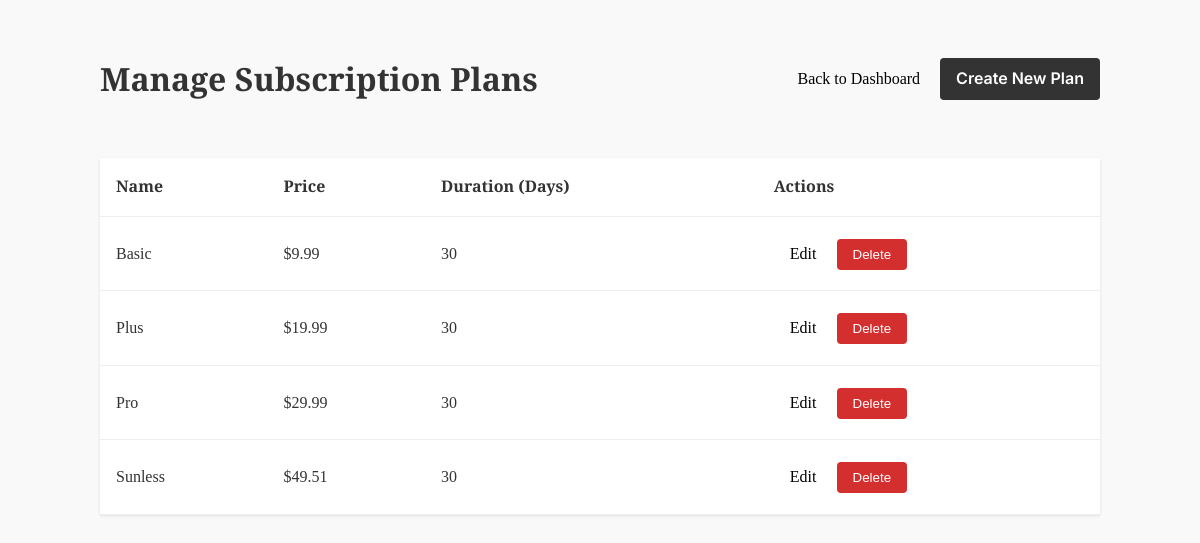
/index.php?page=admin_plans (signed in), run on an earlier commit of the app's database.
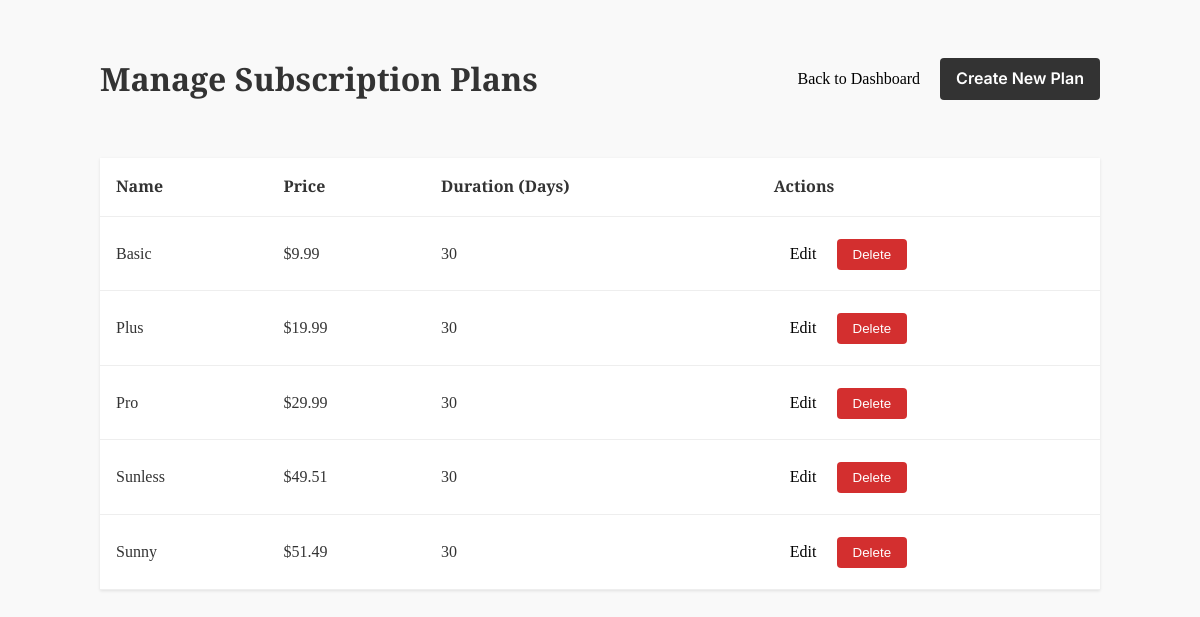
And on a later commit of the database.
### tables this page shows
CREATE TABLE `plans` (
  `id` int NOT NULL AUTO_INCREMENT,
  `name` varchar(50) NOT NULL,
  `price` decimal(10,2) NOT NULL,
  `duration_days` int NOT NULL,
  `features` text,
  `created_at` timestamp NULL DEFAULT CURRENT_TIMESTAMP,
  `level` int DEFAULT '1',
  PRIMARY KEY (`id`)
);

### src/Controllers/Subscription_C.php (called while the page is built, shortened)
<?php
class SubscriptionController {
    public function admin_plans() {
        require_once __DIR__ . '/../Models/Subscription.php';
        $subModel = new Subscription();
        $plans = $subModel->getAllPlans();
        include __DIR__ . '/../Views/Admin/Plans/index.php';
    }
}

### src/index.php (called while the page is built, shortened)
<?php
require __DIR__ . '/config/DataBase_Connection.php';
$selectedLang = $_SESSION['lang'] ?? 'en';
$page = $_GET['page'] ?? "";
Router::route($page, $selectedLang);

### src/Models/Subscription.php (called while the page is built, shortened)
<?php
require_once __DIR__ . "/../config/DataBase_Connection.php";
class Subscription {
    private $conn;
    public function __construct() {
        $db = new Database();
        $this->conn = $db->connect();
    }
    public function getAllPlans() {
        $stmt = $this->conn->query("SELECT * FROM plans ORDER BY price ASC");
        return $stmt->fetchAll(PDO::FETCH_ASSOC);
    }
}

### src/Config/DataBase_Connection.php (called while the page is built, shortened)
<?php
if (!class_exists('Database')) {
class Database {
    private $host = "db";
    private $db_name = "News";
    private $username = "Rain";
    private $password = "Sunny";
    public function __construct() {
        $this->host = getenv('DB_HOST') ?: 'db';
        $this->db_name = getenv('DB_NAME') ?: 'News';
        $this->username = getenv('DB_USER') ?: 'Rain';
        $this->password = getenv('DB_PASS') ?: 'Sunny';
    }
    public function connect() {
        $this->conn = null;
        try {
            $this->conn = new PDO(
                "mysql:host={$this->host};dbname={$this->db_name};charset=utf8",
                $this->username,
                $this->password
            );
            $this->conn->setAttribute(PDO::ATTR_ERRMODE, PDO::ERRMODE_EXCEPTION);
        } catch(PDOException $e) {
            die("Database Connection Error: " . $e->getMessage());
        }
        return $this->conn;
    }
}
}

### src/Views/Admin/Plans/index.php (the view, shortened to what this page needs)
<!DOCTYPE html>
<html lang="en">
<head>
    <link rel="stylesheet" href="../../Assets/CSS/theme.css">
</head>
<body>
    <div class="admin-page">
        <div class="page-header">
            <h1>Manage Subscription Plans</h1>
            <div>
                <a href="index.php?page=admin" class="btn">Back to Dashboard</a>
                <a href="index.php?page=admin_plan_create" class="btn btn-primary">Create New Plan</a>
            </div>
        </div>
        <table class="table">
            <thead>
                <tr>
                    <th>Name</th>
                    <th>Price</th>
                    <th>Duration (Days)</th>
                    <th>Actions</th>
                </tr>
            </thead>
            <tbody>
                <?php foreach ($plans as $plan): ?>
                <tr>
                    <td><?= htmlspecialchars($plan['name']) ?></td>
                    <td>$<?= number_format($plan['price'], 2) ?></td>
                    <td><?= $plan['duration_days'] ?></td>
                    <td>
                        <a href="index.php?page=admin_plan_edit&id=<?= $plan['id'] ?>" class="btn">Edit</a>
                        <form action="index.php?page=admin_plan_delete" method="POST" style="display:inline;" onsubmit="return confirm('Are you sure?');">
                            <button type="submit" class="btn btn-danger">Delete</button>
                        </form>
                    </td>
                </tr>
                <?php endforeach; ?>
            </tbody>
        </table>
    </div>
</body>
</html>

What changed in the data, as far as the page shows it:
added plans: name "Sunny", price "51.49", duration_days "30"
